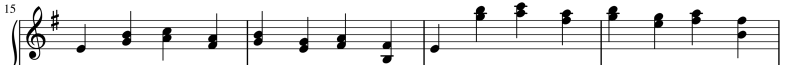
#> input picture input/Screenshot 2024-05-11 135411.png, 1584 x 130 px (shown at 1/2 size)
$ python scan.py
#> lines starting #> are read from the running program, lines starting #| are printed output that depends on the picture; after the words box and inside, x2 and y2 are one past the last pixel; in counts of white or black regions, pixels touching at a corner belong together
### staff_removal.py
import cv2
import numpy as np
import skimage.io as io
from skimage import color
from copy import deepcopy
from skimage import feature
from skimage import measure
import matplotlib.pyplot as plt
from collections import Counter

# Methods of Staff line removal and segmentation #
def get_staff_lines(width, height, in_img, threshold):
    # initial_lines: list of all initial lines that maybe extended #
    initial_lines = []

    # row_histogram: histogram of all row, contains number of black cell for each row #
    row_histogram = [0] * height

    # staff_lines: list of staff lines in our image #
    staff_lines = []
    staff_lines_thicknesses = []

    # Calculate histogram for rows #
    for r in range(height):
        for c in range(width):
            if in_img[r][c] == 0:
                row_histogram[r] += 1

    # Get only rows which have black pixels larger that threshold #
    for row in range(len(row_histogram)):
        if row_histogram[row] >= (width * threshold):
            initial_lines.append(row)

    # it: iterator over all doubtful lines #
    it = 0

    # cur_thinkneed: current thickness of line which may extended #
    cur_thickness = 1

    while it < len(initial_lines):
        # Save starting row of staff line #
        if cur_thickness == 1:
            staff_lines.append(initial_lines[it])

        if it == int(len(initial_lines) - 1):
            staff_lines_thicknesses.append(cur_thickness)

        # Try to extend line thickness #
        # If Failed: 1.save current thickness, 2.rest thickness #
        elif initial_lines[it] + 1 == initial_lines[it + 1]:
            cur_thickness += 1
        else:
            staff_lines_thicknesses.append(cur_thickness)
            cur_thickness = 1

        it += 1

    # Return the staff lines thicknesses and staff lines
    return staff_lines_thicknesses, staff_lines

def remove_single_line(line_thickness, line_start, in_img, width):
    # line_end: end pixel of the current staff line #
    line_end = line_start + line_thickness - 1

    for col in range(width):
        if in_img.item(line_start, col) == 0 or in_img.item(line_end, col) == 0:
            # If current staff is clear (up-down), then remove it directly #
            if in_img.item(line_start - 1, col) == 255 and in_img.item(line_end + 1, col) == 255:
                for j in range(line_thickness):
                    in_img.itemset((line_start + j, col), 255)

            # If current staff can be extended up, then extend #
            elif in_img.item(line_start - 1, col) == 255 and in_img.item(line_end + 1, col) == 0:
                if (col > 0 and in_img.item(line_end + 1, col - 1) != 0) and (col < width - 1 and in_img.item(line_end + 1, col + 1) != 0):
                    thick = line_thickness + 1
                    if thick < 1:
                        thick = 1
                    for j in range(int(thick)):
                        in_img.itemset((line_start + j, col), 255)

            # If current staff can be extended down, then extend #
            elif in_img.item(line_start - 1, col) == 0 and in_img.item(line_end + 1, col) == 255:
                if (col > 0 and in_img.item(line_start - 1, col - 1) != 0) and (col < width - 1 and in_img.item(line_start - 1, col + 1) != 0):
                    thick = line_thickness + 1
                    if thick < 1:
                        thick = 1
                    for j in range(int(thick)):
                        in_img.itemset((line_end - j, col), 255)
    return in_img

def remove_staff_lines(in_img, width, staff_lines, staff_lines_thicknesses):
    it = 0
    coords = []

    # Iterate over all staff lines and remove them line by line#
    while it < len(staff_lines):
        line_start = staff_lines[it]
        line_thickness = staff_lines_thicknesses[it]
        in_img = remove_single_line(line_thickness, line_start, in_img, width)

        coords.append(line_start)

        it += 1

    return in_img, coords

# [72 lines left out: functions cut_image_into_buckets, get_ref_lines, segmentation, resized_staff_coords, not called in this run]

### scan.py
import PIL.Image
from preprocessing import *
from staff_removal import *
from helper_methods import *

import cv2 as cv
import configparser as cp
from PIL import Image
from ultralytics import YOLO

path_in = "input/Screenshot 2024-05-11 135411.png"
path_out = "output"

config = cp.ConfigParser()
config.read('config.ini')

img = cv.imread(path_in, cv.IMREAD_GRAYSCALE)
#> img is the input picture: shape (130, 1584); min 0, max 255, mean 228.4
# img = resize(img, int(config.get("size", "size"))) # from helper_methods
height, width = img.shape
#> height = 130; width = 1584

img = cv2.fastNlMeansDenoising(img, None, 10, 7, 21)
_threshold, in_img = cv2.threshold(img, 0, 255, cv2.THRESH_BINARY+cv2.THRESH_OTSU)
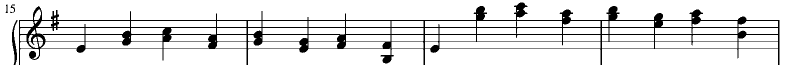
#> in_img: shape (130, 1584) (shown at 1/2 size); 88.9% white; 4 black regions, box (x1, y1, x2, y2) and area: (38, 5, 1559, 130) 22396, (24, 40, 35, 130) 400, (20, 9, 30, 26) 62, (11, 9, 16, 26) 41

staff_lines_thicknesses, staff_lines = get_staff_lines(width, height, in_img, 0.8)
#> staff_lines_thicknesses = [2, 2, 2, 1, 1]; staff_lines = [40, 54, 68, 83, 97]
cleaned = remove_staff_lines(in_img, width, staff_lines, staff_lines_thicknesses)
#> the loop in remove_staff_lines, `while it < len(staff_lines):` made 5 passes
#> (line_start, line_thickness, line_end in remove_single_line) on passes 1 to 5: (40, 2, 41), (54, 2, 55), (68, 2, 69), (83, 1, 83), (97, 1, 97)
#> pass 1, in remove_staff_lines, `in_img = remove_single_line(line_thickness, line_start, in_img, width)`:
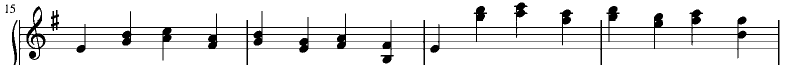
#> in_img: shape (130, 1584) (shown at 1/2 size); 90.2% white; 4 black regions, box (x1, y1, x2, y2) and area: (38, 5, 1559, 130) 19646, (24, 40, 35, 130) 400, (20, 9, 30, 26) 62, (11, 9, 16, 26) 41
#> pass 2, in remove_staff_lines, `in_img = remove_single_line(line_thickness, line_start, in_img, width)`:
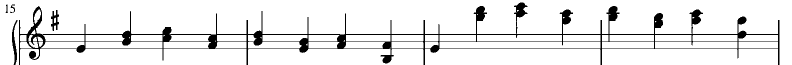
#> in_img: shape (130, 1584) (shown at 1/2 size); 91.6% white; 5 black regions, box (x1, y1, x2, y2) and area: (38, 5, 1559, 130) 16444, (24, 40, 35, 130) 400, (102, 20, 118, 62) 340, (20, 9, 30, 26) 62, (11, 9, 16, 26) 41
#> pass 3, in remove_staff_lines, `in_img = remove_single_line(line_thickness, line_start, in_img, width)`:
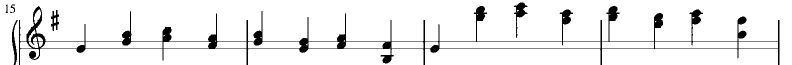
#> in_img: shape (130, 1584) (shown at 1/2 size); 92.9% white; 6 black regions, box (x1, y1, x2, y2) and area: (38, 12, 1559, 130) 13139, (1028, 5, 1055, 76) 588, (24, 40, 35, 130) 400, (102, 20, 118, 62) 340, (20, 9, 30, 26) 62, (11, 9, 16, 26) 41
#> after the loop in remove_staff_lines, `while it < len(staff_lines):`:
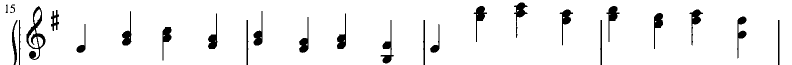
#> in_img: shape (130, 1584) (shown at 1/2 size); 94.3% white; 26 black regions, largest, box (x1, y1, x2, y2) and area: (53, 12, 91, 120) 1268, (761, 40, 788, 127) 634, (1028, 5, 1055, 76) 588
#> after the loop in remove_staff_lines, `while it < len(staff_lines):`: it = 5

# resize late because resize early causes the staff lines to disappear
#> (the run stopped early here; a loop or call above may not have finished)
